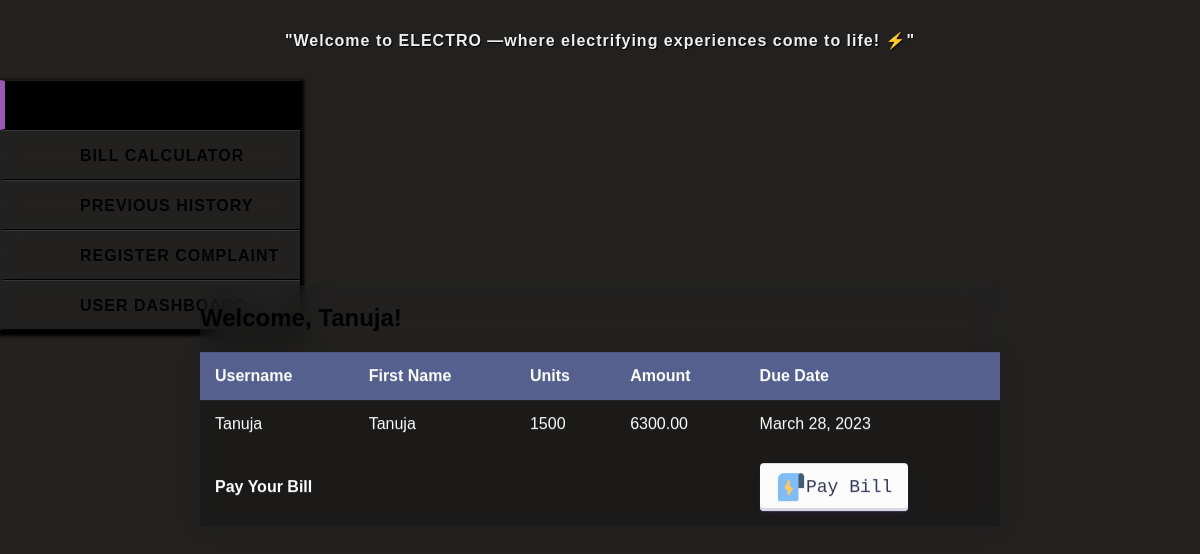
The page /userhomepage/ (signed in) on the database its author committed.
### electro/models.py (models this page shows)
class CustomUser(AbstractUser):
    id = models.AutoField(primary_key=True)
    USER_TYPE_CHOICES = [
        ('user', 'User'),
        ('staff', 'Staff')
        ]
    user_type = models.CharField(max_length=50, choices=USER_TYPE_CHOICES)
    firstname=models.CharField(max_length=255)
    lastname=models.CharField(max_length=255)
    emailid = models.CharField(max_length=255)
    phone_number = models.CharField(max_length=15, unique=True,null=True,blank=True)
    groups = models.ManyToManyField(
        'auth.Group',
        related_name='custom_user_groups',
        blank=True,
        help_text='The groups this user belongs to. A user will get all permissions granted to each of their groups.',
        verbose_name='groups',
    )
    user_permissions = models.ManyToManyField(
        'auth.Permission',
        related_name='custom_user_permissions',
        blank=True,
        help_text='Specific permissions for this user.',
        verbose_name='user permissions',
    )

class Unit(models.Model):
    staff = models.ForeignKey(CustomUser, related_name='added_units', on_delete=models.CASCADE,null=True)
    user= models.ForeignKey(CustomUser, related_name='received_units', on_delete=models.CASCADE,null=True)
    units=models.IntegerField(default=0)
    amount = models.DecimalField(max_digits=10, decimal_places=2,default=0)
    due_date = models.DateField(null=True)
    invoice = models.ForeignKey(Invoice, related_name='units', on_delete=models.SET_NULL, null=True, blank=True)
    status = models.CharField(max_length=10, choices=[('pending', 'Pending'), ('paid', 'Paid'), ('overdue', 'Overdue')],
                              default='pending')
    invoiced = models.BooleanField(default=False)
    disconnection_date = models.DateField(null=True, blank=True)
    objects = models.Manager()

### electro/views.py (the view)
# urls.py: path('userhomepage/',views.user_homepage,name='userhomepage'),
def user_homepage(request):
    if request.user.is_authenticated:
        print("Authenticated User:", request.user.id)
    user_units = Unit.objects.filter(user_id=request.user.id)
    print(user_units)
    user_info = {
        'username': request.user.username,
        'first_name': request.user.first_name,
    }
    print(user_info)
    return render(request, "electro/userhomepage.html", {'user_info': user_info, 'user_units': user_units})

### templates/electro/userhomepage.html (shortened to what this page needs)
{% load static %}
<!DOCTYPE html>
<html lang="en">
<head>
  <link rel="stylesheet" href="{% static 'css/userhome.css' %}">
</head>
<body>
  <h1>"Welcome to ELECTRO —where electrifying experiences come to life! ⚡️"</h1>
  <div class="nav-container">
    <ul class="nav">
      <li class="active">
        <a href="#">
        </a>
      </li>
      <li>
        <a href="{% url 'calc' %}">
          <span class="text">Bill calculator</span>
        </a>
      </li>
      <li>
        <a href="{% url 'user_history' %}">
          <span class="text">Previous history</span>
        </a>
      </li>
      <li>
        <a href="{% url 'complain_form' %}">
          <span class="text">Register Complaint</span>
        </a>
      </li>
      <li>
        <a href="{% url 'user_dashboard' %}">
          <span class="text">USER DASHBOARD</span>
        </a>
      </li>
    </ul>
  </div>
  <div class="container">
    <h2>Welcome, {{ user.first_name }}!</h2>
    <table>
      <thead>
        <tr>
          <th>Username</th>
          <th>First Name</th>
          <th>Units</th>
          <th>Amount</th>
          <th>Due Date</th>
        </tr>
      </thead>
      <tbody>
        {% for unit in user_units %}
          <tr>
            <td>{{ user_info.username }}</td>
            <td>{{ user_info.first_name }}</td>
            <td>{{ unit.units }}</td>
            <td>{{ unit.amount }}</td>
            <td>{{ unit.due_date }}</td>
          </tr>
        {% endfor %}
        <tr>
          <th colspan="4">Pay Your Bill</th>
          <td> <button class="button-30" role="button" onclick="pay_Bill()"><img src="{% static 'images/user2.png' %}" alt="" height="30px" width="30px">Pay Bill</button>
          </td>
        </tr>
      </tbody>
    </table>
  </div>
</body>
</html>

### static/css/userhome.css (style rules this page uses)
* { box-sizing: border-box; }
h1 { font-size: 1em; text-align: center; color: #eee; letter-spacing: 1px; text-shadow: 1px 1px 1px rgba(0, 0, 0, 0.9); padding: 20px; }
.nav-container { width: 300px; box-shadow: 1px 3px 3px 3px black; transition: all 0.5s linear; }
.nav { list-style-type: none; margin: 0; padding: 0; }
li { height: 50px; position: relative; backdrop-filter: blur(10px); }
a { border-top: 1px solid rgba(255, 255, 255, 0.1); border-bottom: 1px solid black; text-decoration: none; display: block; height: 100%; width: 100%; line-height: 50px; color: #030303; text-transform: uppercase; font-weight: bold; padding-left: 25%; border-left: 5px solid transparent; letter-spacing: 1px; transition: all 0.3s linear; }
.text { transition: all .4s linear; }
.active a { color: #9b59b6; border-left: 5px solid #9b59b6; background-color: #000000; outline: 0; }
html, body { height: 100%; }
body { margin: 0; background: linear-gradient(45deg, #49a09d, #5f2c82); font-family: sans-serif; font-weight: 100; }
.container { position: absolute; top: 50%; left: 50%; transform: translate(-50%, -50%); backdrop-filter: blur(15px); }
table { width: 800px; border-collapse: collapse; overflow: hidden; box-shadow: 0 0 20px rgba(0, 0, 0, 0.1); }
th, td { padding: 15px; background-color: rgba(0, 0, 0, 0.2); color: #fff; }
th { text-align: left; }
.button-30 { align-items: center; appearance: none; background-color: #FCFCFD; border-radius: 4px; border-width: 0; box-shadow: rgba(45, 35, 66, 0.4) 0 2px 4px, rgba(45, 35, 66, 0.3) 0 7px 13px -3px, #D6D6E7 0 -3px 0 inset; box-sizing: border-box; color: #36395A; cursor: pointer; display: inline-flex; font-family: "JetBrains Mono", monospace; height: 48px; justify-content: center; line-height: 1; list-style: none; overflow: hidden; padding-left: 16px; padding-right: 16px; position: relative; text-align: left; text-decoration: none; transition: box-shadow .15s, transform .15s; user-select: none; -webkit-user-select: none; touch-action: manipulation; white-space: nowrap; will-change: box-shadow, transform; font-size: 18px; }

### templates/electro/userhomepage.html (style rules this page uses)
body { height: 100%; background-color: #222120; background-image:url('/static/images/user3.jpg'); background-size: 100%; }

### rows shown on the page
CustomUser: first_name "Tanuja", username "Tanuja"
Unit: units "1500", amount "6300.00", due_date "March 28, 2023"
